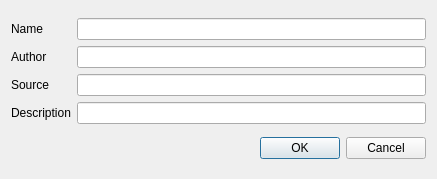
<?xml version="1.0" encoding="UTF-8"?>
<ui version="4.0">
 <class>FPPropDialog</class>
 <widget class="QDialog" name="FPPropDialog">
  <property name="geometry">
   <rect>
    <x>0</x>
    <y>0</y>
    <width>437</width>
    <height>179</height>
   </rect>
  </property>
  <property name="windowTitle">
   <string>Footprint Properties</string>
  </property>
  <layout class="QVBoxLayout" name="verticalLayout">
   <item>
    <layout class="QGridLayout" name="gridLayout">
     <item row="0" column="2">
      <widget class="QLineEdit" name="nameEdit"/>
     </item>
     <item row="0" column="1">
      <widget class="QLabel" name="label">
       <property name="text">
        <string>Name</string>
       </property>
      </widget>
     </item>
     <item row="1" column="1">
      <widget class="QLabel" name="label_2">
       <property name="text">
        <string>Author</string>
       </property>
      </widget>
     </item>
     <item row="2" column="1">
      <widget class="QLabel" name="label_3">
       <property name="text">
        <string>Source</string>
       </property>
      </widget>
     </item>
     <item row="1" column="2">
      <widget class="QLineEdit" name="authorEdit"/>
     </item>
     <item row="2" column="2">
      <widget class="QLineEdit" name="sourceEdit"/>
     </item>
     <item row="3" column="2">
      <widget class="QLineEdit" name="descEdit"/>
     </item>
     <item row="3" column="1">
      <widget class="QLabel" name="label_4">
       <property name="text">
        <string>Description</string>
       </property>
      </widget>
     </item>
    </layout>
   </item>
   <item>
    <widget class="QDialogButtonBox" name="buttonBox">
     <property name="orientation">
      <enum>Qt::Horizontal</enum>
     </property>
     <property name="standardButtons">
      <set>QDialogButtonBox::Cancel|QDialogButtonBox::Ok</set>
     </property>
    </widget>
   </item>
  </layout>
 </widget>
 <resources/>
 <connections>
  <connection>
   <sender>buttonBox</sender>
   <signal>accepted()</signal>
   <receiver>FPPropDialog</receiver>
   <slot>accept()</slot>
   <hints>
    <hint type="sourcelabel">
     <x>248</x>
     <y>254</y>
    </hint>
    <hint type="destinationlabel">
     <x>157</x>
     <y>274</y>
    </hint>
   </hints>
  </connection>
  <connection>
   <sender>buttonBox</sender>
   <signal>rejected()</signal>
   <receiver>FPPropDialog</receiver>
   <slot>reject()</slot>
   <hints>
    <hint type="sourcelabel">
     <x>316</x>
     <y>260</y>
    </hint>
    <hint type="destinationlabel">
     <x>286</x>
     <y>274</y>
    </hint>
   </hints>
  </connection>
 </connections>
</ui>
